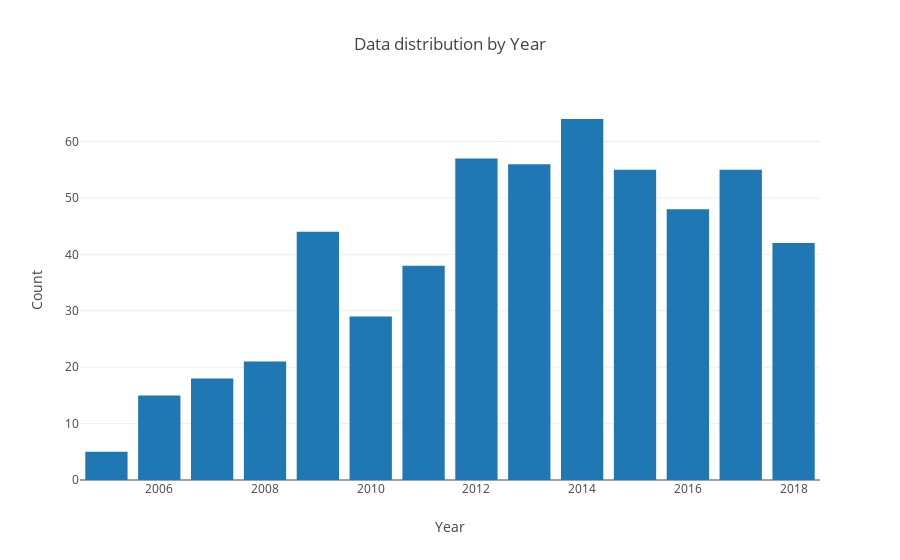

The cell this chart's notebook holds for it:
### Markdown cell above
Most samples are from the year 2014.

### Code cell
year_counts_plot = [go.Bar(x=year_counts['Year'], y=year_counts['Count'])]
py.iplot({'data': year_counts_plot,
                  'layout': {
            'title': 'Data distribution by Year',
            'xaxis': {
                 'title': 'Year'},
            'yaxis': {
                'title': 'Count '}
        }})

### Figure 1 — Plotly figure (JSON) as saved in the notebook; plotly's stock layout.template omitted (floating-point values rounded to 4 significant figures)
{"data": [{"type": "bar", "uid": "269e5142-9d6d-11e8-9734-704d7b2ccef5", "x": ["2014", "2012", "2013", "2017", "2015", "2016", "2009", "2018", "2011", "2010", "2008", "2007", "2006", "2005"], "y": [64, 57, 56, 55, 55, 48, 44, 42, 38, 29, 21, 18, 15, 5]}], "layout": {"title": "Data distribution by Year", "xaxis": {"title": "Year"}, "yaxis": {"title": "Count "}}}
